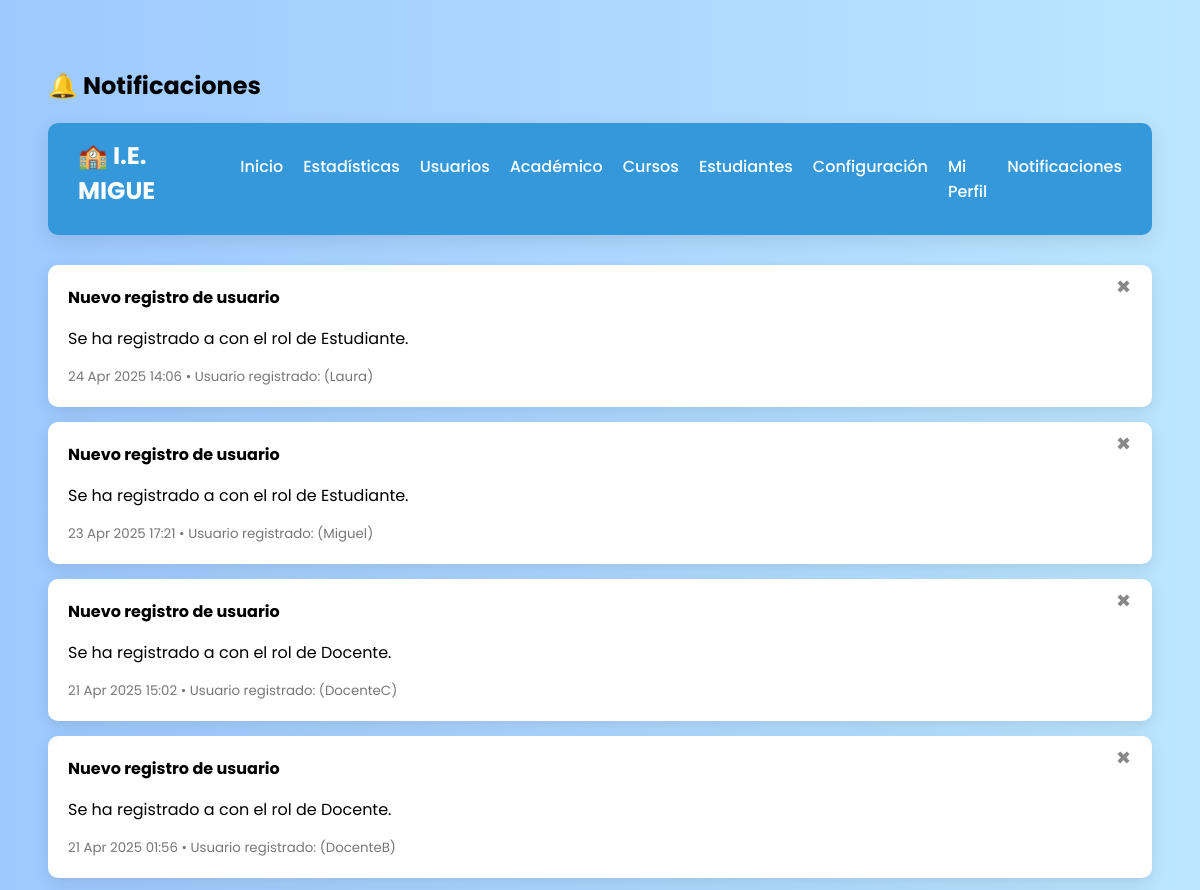
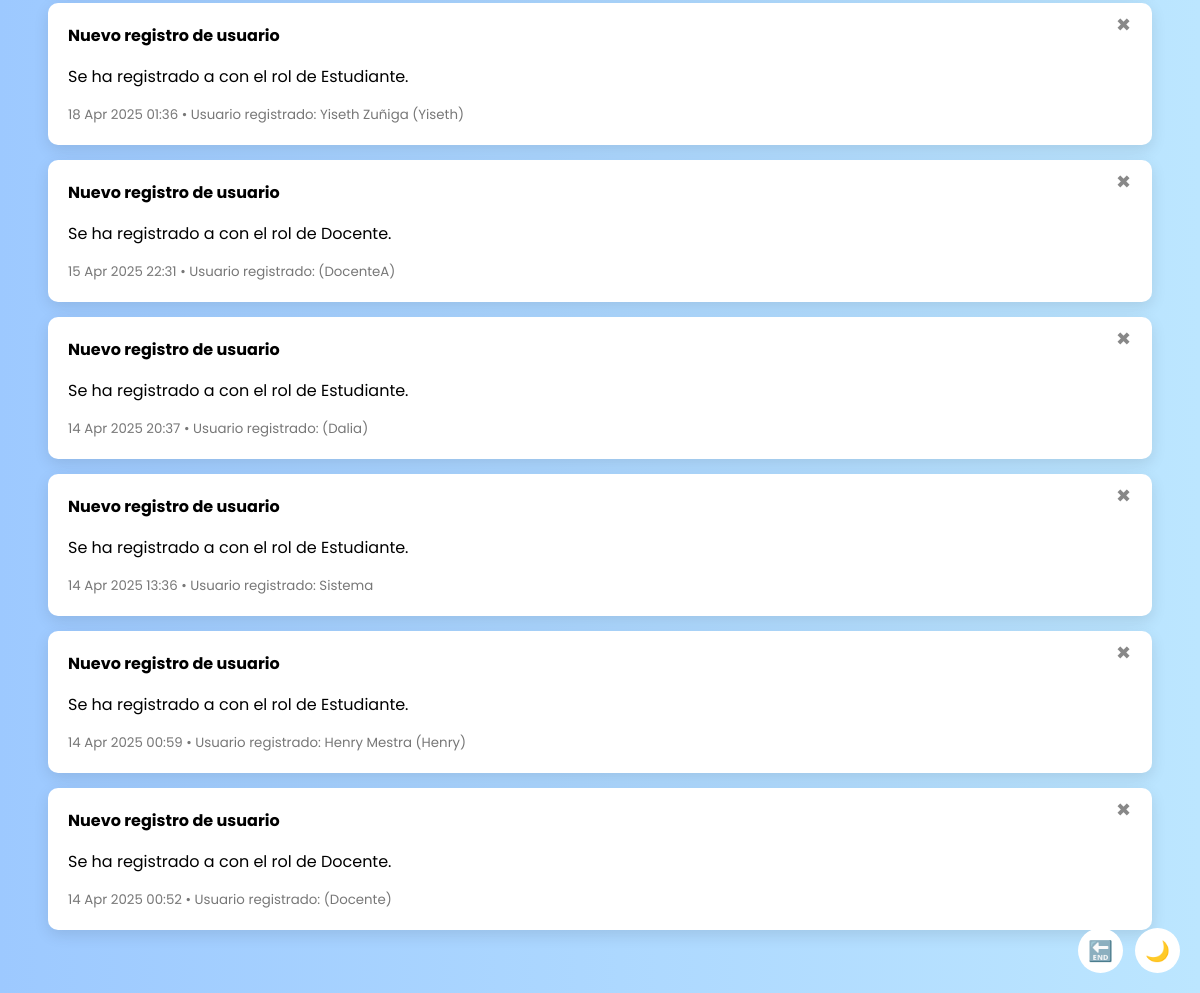
The page /notificaciones/ on the database its author committed (2 pictures, top to bottom).
### usuarios/models.py (models this page shows, shortened)
class Notificacion(models.Model):
    TIPO_CHOICES = [
        ('info', 'Información'),
        ('advertencia', 'Advertencia'),
        ('mensaje', 'Mensaje'),
    ]
    titulo = models.CharField(max_length=100)
    contenido = models.TextField()
    tipo = models.CharField(max_length=20, choices=TIPO_CHOICES, default='info')
    fecha = models.DateTimeField(auto_now_add=True)
    usuario = models.ForeignKey(User, on_delete=models.SET_NULL, null=True, blank=True, related_name='notificaciones_creadas')
    usuario_afectado = models.ForeignKey(User, on_delete=models.SET_NULL, null=True, blank=True, related_name='notificaciones_recibidas')
    eliminada = models.BooleanField(default=False)

### usuarios/views.py (the view)
# urls.py: path('notificaciones/', views.notificaciones, name='notificaciones'),
def notificaciones(request):
    lista = Notificacion.objects.filter(eliminada=False).order_by('-fecha')
    paginator = Paginator(lista, 10)
    page_number = request.GET.get('page')
    page_obj = paginator.get_page(page_number)
    restaurado = request.GET.get('restaurado')
    return render(request, 'usuarios/notificaciones.html', {
        'notificaciones': page_obj,
        'restaurado': restaurado
    })

### usuarios/templates/usuarios/notificaciones.html (shortened to what this page needs)
{% load static %}
<!DOCTYPE html>
<html lang="es">
<head>
</head>
<body>
<h2>🔔 Notificaciones</h2>
<nav class="navbar">
  <div class="logo">🏫 I.E. MIGUE</div>
  <ul class="nav-links">
    <li><a href="{% url 'panel_admin' %}">Inicio</a></li>
    <li><a href="{% url 'estadisticas' %}">Estadísticas</a></li>
    <li><a href="{% url 'lista_usuarios' %}">Usuarios</a></li>
    <li><a href="{% url 'gestion_academica' %}">Académico</a></li>
    <li><a href="{% url 'gestionar_cursos' %}">Cursos</a></li>
    <li><a href="{% url 'ver_estudiantes' %}">Estudiantes</a></li>
    <li><a href="{% url 'configuracion' %}">Configuración</a></li>
    <li><a href="{% url 'perfil_admin' %}">Mi Perfil</a></li>
    <li><a href="{% url 'notificaciones' %}">Notificaciones</a></li>
  </ul>
</nav>
{% for n in notificaciones %}
  <div class="notificacion"
    id="noti-{{ n.id }}"
    onclick="mostrarDesdeAtributos(this)"
    data-titulo="{{ n.titulo|escapejs }}"
    data-contenido="{{ n.contenido|escapejs }}"
    data-fecha="{{ n.fecha|date:'d/m/Y H:i' }}"
    data-usuario="{% if n.usuario_afectado %}{{ n.usuario_afectado.first_name|default_if_none:'' }} {{ n.usuario_afectado.last_name|default_if_none:'' }} ({{ n.usuario_afectado.username }}){% else %}Sistema{% endif %}"
    data-correo="{% if n.usuario_afectado and n.usuario_afectado.email %}{{ n.usuario_afectado.email|escapejs }}{% else %}-{% endif %}">
    <button onclick="event.stopPropagation(); eliminarNotificacion({{ n.id }}, '{{ n.titulo|escapejs }}')"
       title="Eliminar"
       style="position: absolute; top: 10px; right: 15px; background: none; border: none; font-size: 18px; color: #888; cursor: pointer;">✖</button>
    <strong>{{ n.titulo }}</strong>
    <p>{{ n.contenido }}</p>
    <small>{{ n.fecha|date:"d M Y H:i" }} • Usuario registrado:
      {% if n.usuario_afectado %}
        {{ n.usuario_afectado.first_name }} {{ n.usuario_afectado.last_name }} ({{ n.usuario_afectado.username }})
      {% else %}
        Sistema
      {% endif %}
    </small>
  </div>
{% empty %}
  <p>No hay notificaciones por el momento.</p>
{% endfor %}
<div class="floating-buttons">
  <form method="POST" action="{% url 'logout' %}">
    <button class="icon-button" title="Cerrar sesión">🔚</button>
  </form>
  <button class="icon-button" onclick="toggleDarkMode()" title="Modo oscuro/claro" id="darkToggle">🌙</button>
</div>
</body>
</html>

### usuarios/templates/usuarios/notificaciones.html (style rules this page uses)
body { font-family: 'Poppins', sans-serif; background: linear-gradient(to right, #9dc9ff, #bce6ff); padding: 40px; min-height: 100vh; transition: background 0.4s; }
.navbar { display: flex; justify-content: space-between; background-color: #3498db; padding: 15px 30px; border-radius: 10px; margin-bottom: 30px; box-shadow: 0 6px 20px rgba(0, 0, 0, 0.1); position: relative; }
.navbar .logo { color: white; font-size: 1.5rem; font-weight: bold; }
.navbar .nav-links { list-style: none; display: flex; gap: 20px; }
.navbar .nav-links li a { color: white; text-decoration: none; font-weight: 500; }
.notificacion { background-color: white; padding: 20px; border-radius: 10px; margin-bottom: 15px; box-shadow: 0 5px 15px rgba(0, 0, 0, 0.1); position: relative; cursor: pointer; }
.notificacion small { display: block; margin-top: 8px; color: #777; }
.icon-button { background: white; border: none; border-radius: 50%; width: 45px; height: 45px; font-size: 20px; display: flex; align-items: center; justify-content: center; cursor: pointer; }
.floating-buttons { position: fixed; bottom: 20px; right: 20px; display: flex; gap: 12px; }

### rows shown on the page
Notificacion: titulo "Nuevo registro de usuario", contenido "Se ha registrado a con el rol de Estudiante.", fecha "24 Apr 2025 14:06", usuario_afectado.username "Laura"
Notificacion: titulo "Nuevo registro de usuario", contenido "Se ha registrado a con el rol de Estudiante.", fecha "23 Apr 2025 17:21", usuario_afectado.username "Miguel"
Notificacion: titulo "Nuevo registro de usuario", contenido "Se ha registrado a con el rol de Docente.", fecha "21 Apr 2025 15:02", usuario_afectado.username "DocenteC"
Notificacion: titulo "Nuevo registro de usuario", contenido "Se ha registrado a con el rol de Docente.", fecha "21 Apr 2025 01:56", usuario_afectado.username "DocenteB"
Notificacion: titulo "Nuevo registro de usuario", contenido "Se ha registrado a con el rol de Estudiante.", fecha "18 Apr 2025 01:36", usuario_afectado.first_name "Yiseth Zuñiga", usuario_afectado.username "Yiseth"
Notificacion: titulo "Nuevo registro de usuario", contenido "Se ha registrado a con el rol de Docente.", fecha "15 Apr 2025 22:31", usuario_afectado.username "DocenteA"
Notificacion: titulo "Nuevo registro de usuario", contenido "Se ha registrado a con el rol de Estudiante.", fecha "14 Apr 2025 20:37", usuario_afectado.username "Dalia"
Notificacion: titulo "Nuevo registro de usuario", contenido "Se ha registrado a con el rol de Estudiante.", fecha "14 Apr 2025 13:36", shows "Sistema"
Notificacion: titulo "Nuevo registro de usuario", contenido "Se ha registrado a con el rol de Estudiante.", fecha "14 Apr 2025 00:59", usuario_afectado.first_name "Henry Mestra", usuario_afectado.username "Henry"
Notificacion: titulo "Nuevo registro de usuario", contenido "Se ha registrado a con el rol de Docente.", fecha "14 Apr 2025 00:52", usuario_afectado.username "Docente"
